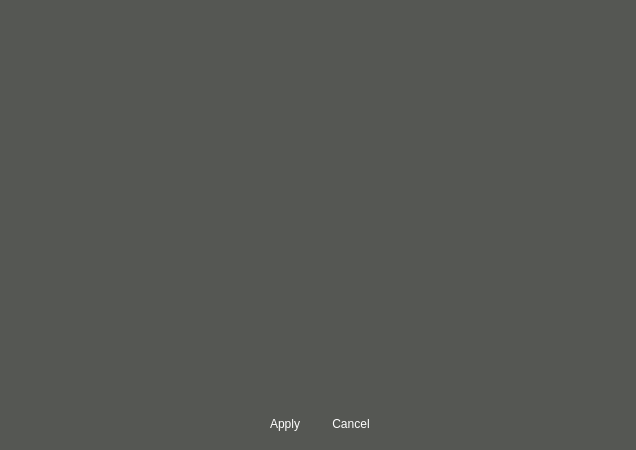
<?xml version="1.0" encoding="UTF-8"?>
<ui version="4.0">
 <class>VSCMotRegConf</class>
 <widget class="QWidget" name="VSCMotRegConf">
  <property name="geometry">
   <rect>
    <x>0</x>
    <y>0</y>
    <width>636</width>
    <height>450</height>
   </rect>
  </property>
  <property name="windowTitle">
   <string>Motion Region</string>
  </property>
  <property name="windowIcon">
   <iconset resource="../../../main/vscmainwindows.qrc">
    <normaloff>:/logo/resources/vscsmall32.png</normaloff>:/logo/resources/vscsmall32.png</iconset>
  </property>
  <property name="styleSheet">
   <string notr="true">color: rgb(255, 255, 255);
background-color: rgb(85, 87, 83);</string>
  </property>
  <layout class="QVBoxLayout" name="verticalLayout">
   <item>
    <widget class="VMotConf" name="conf" native="true"/>
   </item>
   <item>
    <layout class="QHBoxLayout" name="horizontalLayout">
     <item>
      <spacer name="horizontalSpacer">
       <property name="orientation">
        <enum>Qt::Horizontal</enum>
       </property>
       <property name="sizeHint" stdset="0">
        <size>
         <width>40</width>
         <height>20</height>
        </size>
       </property>
      </spacer>
     </item>
     <item>
      <widget class="QPushButton" name="pushButtonApply">
       <property name="minimumSize">
        <size>
         <width>60</width>
         <height>30</height>
        </size>
       </property>
       <property name="maximumSize">
        <size>
         <width>60</width>
         <height>30</height>
        </size>
       </property>
       <property name="styleSheet">
        <string notr="true">QPushButton { 
border:none;
color:white;
background-image: url(:/action/resources/button.png);}
QPushButton:hover {
	background-image: url(:/action/resources/buttonpress.png);}
QPushButton:pressed {
	background-image: url(:/action/resources/button.png);}
</string>
       </property>
       <property name="text">
        <string>Apply</string>
       </property>
       <property name="iconSize">
        <size>
         <width>60</width>
         <height>40</height>
        </size>
       </property>
      </widget>
     </item>
     <item>
      <widget class="QPushButton" name="pushButtonCancel">
       <property name="minimumSize">
        <size>
         <width>60</width>
         <height>30</height>
        </size>
       </property>
       <property name="maximumSize">
        <size>
         <width>60</width>
         <height>30</height>
        </size>
       </property>
       <property name="styleSheet">
        <string notr="true">QPushButton { 
border:none;
color:white;
background-image: url(:/action/resources/button.png);}
QPushButton:hover {
	background-image: url(:/action/resources/buttonpress.png);}
QPushButton:pressed {
	background-image: url(:/action/resources/button.png);}
</string>
       </property>
       <property name="text">
        <string>Cancel</string>
       </property>
       <property name="iconSize">
        <size>
         <width>60</width>
         <height>40</height>
        </size>
       </property>
      </widget>
     </item>
     <item>
      <spacer name="horizontalSpacer_2">
       <property name="orientation">
        <enum>Qt::Horizontal</enum>
       </property>
       <property name="sizeHint" stdset="0">
        <size>
         <width>40</width>
         <height>20</height>
        </size>
       </property>
      </spacer>
     </item>
    </layout>
   </item>
  </layout>
 </widget>
 <customwidgets>
  <customwidget>
   <class>VMotConf</class>
   <extends>QWidget</extends>
   <header>vmotconf.hpp</header>
   <container>1</container>
  </customwidget>
 </customwidgets>
 <resources>
  <include location="../../../main/vscmainwindows.qrc"/>
 </resources>
 <connections/>
</ui>
